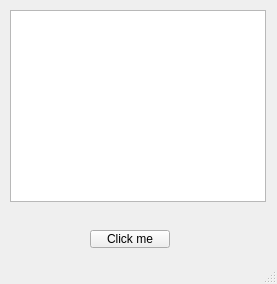
<?xml version="1.0" encoding="UTF-8"?>
<ui version="4.0">
 <class>MainWindow</class>
 <widget class="QMainWindow" name="MainWindow">
  <property name="geometry">
   <rect>
    <x>0</x>
    <y>0</y>
    <width>277</width>
    <height>284</height>
   </rect>
  </property>
  <property name="windowTitle">
   <string>MainWindow</string>
  </property>
  <widget class="QWidget" name="centralwidget">
   <widget class="QListWidget" name="listWidget">
    <property name="geometry">
     <rect>
      <x>10</x>
      <y>10</y>
      <width>256</width>
      <height>192</height>
     </rect>
    </property>
   </widget>
   <widget class="QPushButton" name="pushButton">
    <property name="geometry">
     <rect>
      <x>90</x>
      <y>230</y>
      <width>80</width>
      <height>18</height>
     </rect>
    </property>
    <property name="text">
     <string>Click me</string>
    </property>
   </widget>
  </widget>
  <widget class="QMenuBar" name="menubar">
   <property name="geometry">
    <rect>
     <x>0</x>
     <y>0</y>
     <width>277</width>
     <height>17</height>
    </rect>
   </property>
  </widget>
  <widget class="QStatusBar" name="statusbar"/>
 </widget>
 <resources/>
 <connections/>
</ui>
